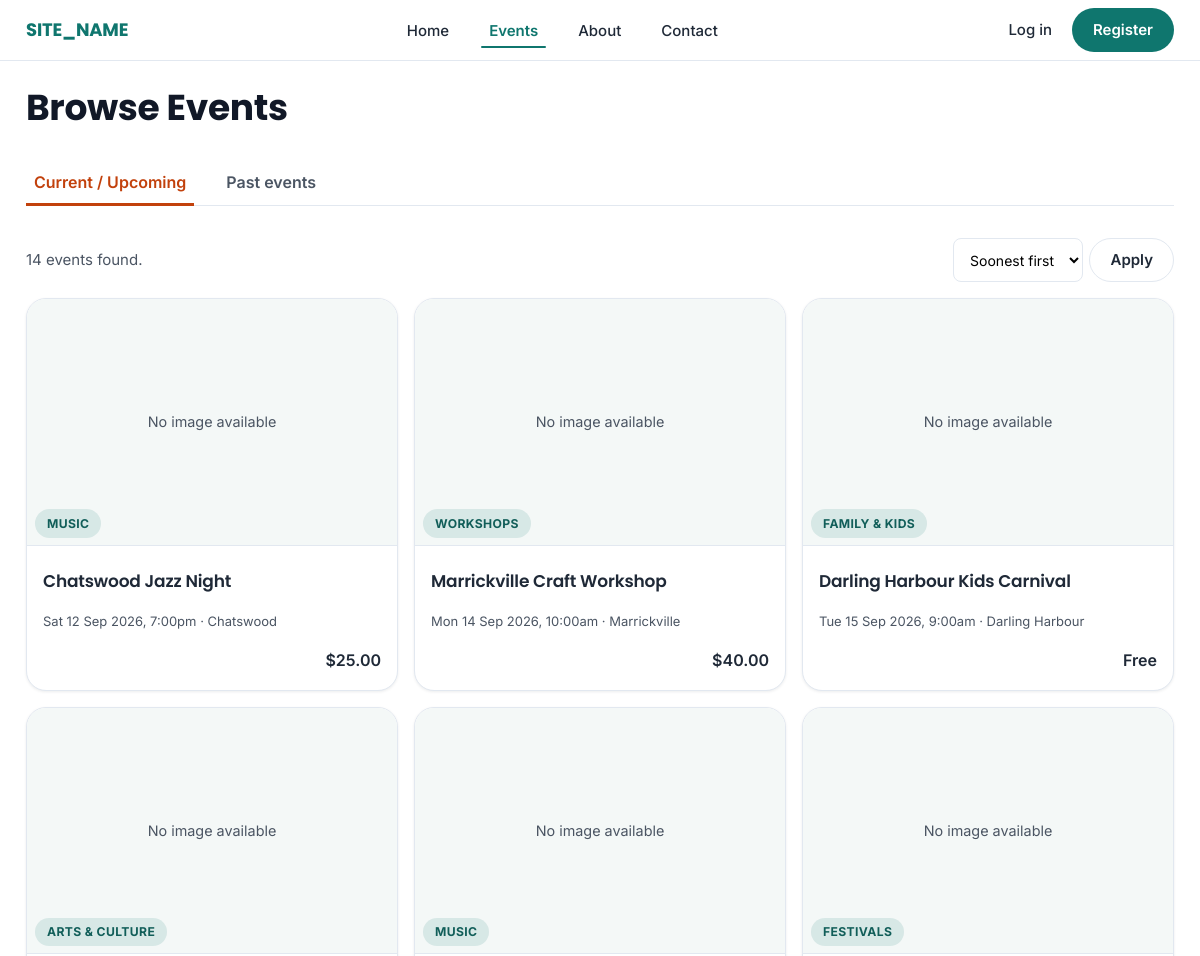
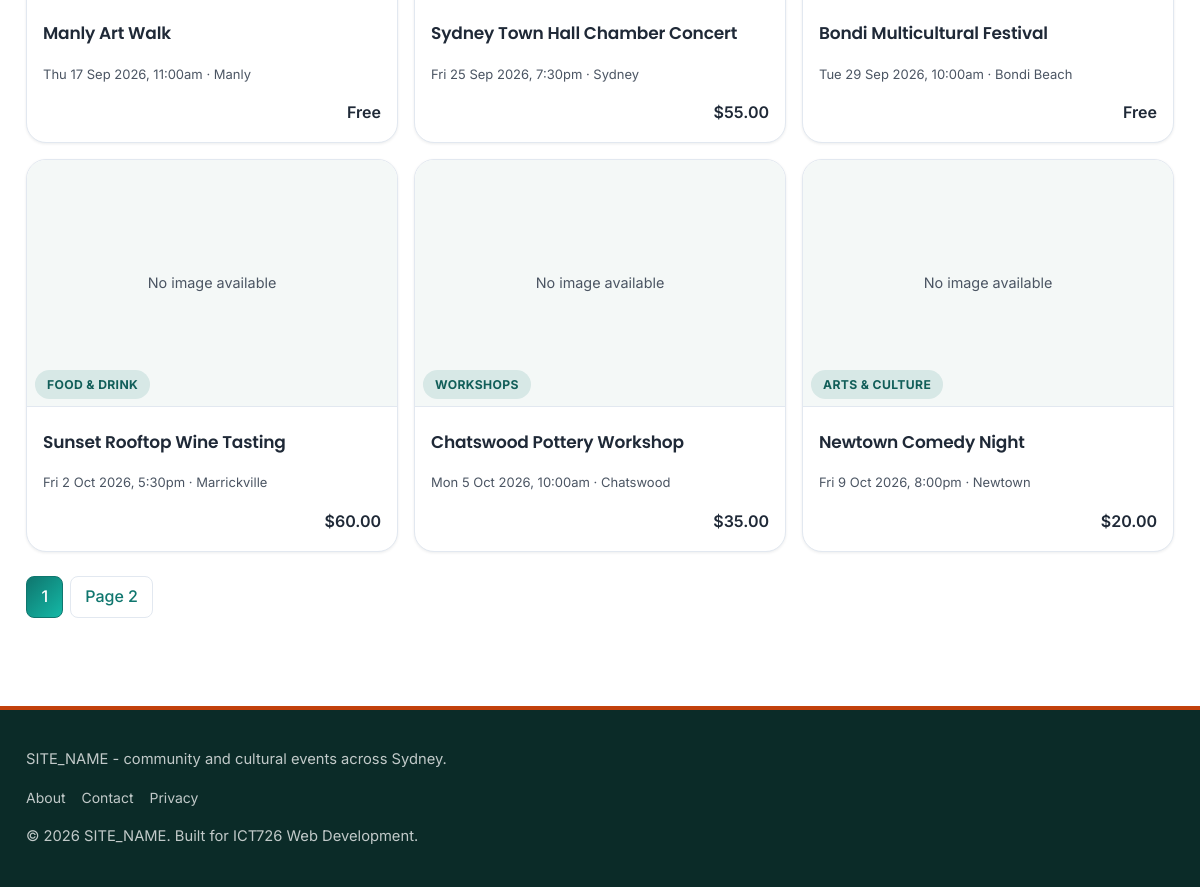
Screenshot of /events.php with the database file from the repository (2 pictures, top to bottom).
### tables this page shows
CREATE TABLE events (
    id              INT AUTO_INCREMENT PRIMARY KEY,
    organiser_id    INT NOT NULL,
    category_id     INT NOT NULL,
    venue_id        INT NOT NULL,
    title           VARCHAR(150) NOT NULL,
    slug            VARCHAR(180) NOT NULL,
    description     TEXT NOT NULL,
    image           VARCHAR(255) NULL,
    start_datetime  DATETIME NOT NULL,
    end_datetime    DATETIME NOT NULL,
    capacity        INT NOT NULL,
    price           DECIMAL(8,2) NOT NULL DEFAULT 0.00,
    status          ENUM('draft', 'published', 'cancelled') NOT NULL DEFAULT 'draft',
    created_at      DATETIME NOT NULL DEFAULT CURRENT_TIMESTAMP,
    updated_at      DATETIME NOT NULL DEFAULT CURRENT_TIMESTAMP ON UPDATE CURRENT_TIMESTAMP,

    UNIQUE KEY uq_events_slug (slug),

     
     
     
     
     
    CONSTRAINT fk_events_organiser FOREIGN KEY (organiser_id) REFERENCES users(id),
    CONSTRAINT fk_events_category  FOREIGN KEY (category_id)  REFERENCES categories(id),
    CONSTRAINT fk_events_venue     FOREIGN KEY (venue_id)     REFERENCES venues(id),

     
     
     
    INDEX idx_events_start_datetime (start_datetime),
    INDEX idx_events_status (status),
    INDEX idx_events_category_id (category_id)
);

CREATE TABLE categories (
    id              INT AUTO_INCREMENT PRIMARY KEY,
    name            VARCHAR(80) NOT NULL,
    slug            VARCHAR(80) NOT NULL,
    description     VARCHAR(255) NULL,
    is_active       TINYINT(1) NOT NULL DEFAULT 1,
    UNIQUE KEY uq_categories_slug (slug)
);

CREATE TABLE venues (
    id              INT AUTO_INCREMENT PRIMARY KEY,
    name            VARCHAR(120) NOT NULL,
    address         VARCHAR(200) NOT NULL,
    suburb          VARCHAR(80) NOT NULL,
    postcode        VARCHAR(10) NOT NULL,
    capacity        INT NULL,
    is_active       TINYINT(1) NOT NULL DEFAULT 1,

     
     
     
     
     
    latitude        DECIMAL(10, 7) NULL,
    longitude       DECIMAL(10, 7) NULL
);

### includes/validate.php (called while the page is built, shortened)
<?php
function e($value) {
    return htmlspecialchars($value ?? '', ENT_QUOTES, 'UTF-8');
}

### includes/functions.php (called while the page is built, shortened)
<?php
function formatEventDate($datetime) {
    $timestamp = strtotime($datetime);
    return date('D j M Y, g:ia', $timestamp);
}
function formatPrice($price) {
    if ((float) $price <= 0) {
        return 'Free';
    }
    return '$' . number_format((float) $price, 2);
}

### events.php (the view, shortened to what this page needs)
<?php
require_once __DIR__ . '/includes/auth_guard.php';
$when = ($_GET['when'] ?? '') === 'past' ? 'past' : 'upcoming';
$sort = ($_GET['sort'] ?? '') === 'top_rated' ? 'top_rated' : 'date';
$perPage = 9;
$page = isset($_GET['page']) ? max(1, (int) $_GET['page']) : 1;
$conditions = ["e.status = 'published'"];
$conditions[] = $when === 'past' ? "e.end_datetime <= NOW()" : "e.end_datetime > NOW()";
$params = [];
$whereSql = implode(' AND ', $conditions);
$countStmt = $pdo->prepare(
    "SELECT COUNT(*) FROM events e
     JOIN categories c ON c.id = e.category_id
     JOIN venues v ON v.id = e.venue_id
     WHERE {$whereSql}"
);
$countStmt->execute($params);
$totalEvents = (int) $countStmt->fetchColumn();
$totalPages = max(1, (int) ceil($totalEvents / $perPage));
$page = min($page, $totalPages);
$offset = ($page - 1) * $perPage;
$dateDirection = $when === 'past' ? 'DESC' : 'ASC';
$orderBySql = $sort === 'top_rated'
    ? "ORDER BY AVG(r.rating) IS NULL, avg_rating DESC, e.start_datetime {$dateDirection}"
    : "ORDER BY e.start_datetime {$dateDirection}";
$sql = "SELECT e.*, c.name AS category_name, v.suburb,
               AVG(r.rating) AS avg_rating, COUNT(r.id) AS review_count
        FROM events e
        JOIN categories c ON c.id = e.category_id
        JOIN venues v ON v.id = e.venue_id
        LEFT JOIN reviews r ON r.event_id = e.id AND r.is_hidden = 0
        WHERE {$whereSql}
        GROUP BY e.id, c.name, v.suburb
        {$orderBySql}
        LIMIT {$perPage} OFFSET {$offset}";
$stmt = $pdo->prepare($sql);
$stmt->execute($params);
$events = $stmt->fetchAll();
function eventsPageLink($targetPage) {
    $query = $_GET;
    $query['page'] = $targetPage;
    return BASE_URL . '/events.php?' . http_build_query($query);
}
function eventsWhenLink($targetWhen) {
    $query = $_GET;
    $query['when'] = $targetWhen;
    unset($query['page']);
    return BASE_URL . '/events.php?' . http_build_query($query);
}
require_once __DIR__ . '/includes/header.php';
?>
<div class="page-header">
    <h1>Browse Events</h1>
</div>
<nav class="events-tabs" aria-label="Event timeframe">
    <a class="events-tab <?= $when === 'upcoming' ? 'is-active' : '' ?>"
       href="<?= e(eventsWhenLink('upcoming')) ?>"
       aria-current="<?= $when === 'upcoming' ? 'page' : 'false' ?>">Current / Upcoming</a>
    <a class="events-tab <?= $when === 'past' ? 'is-active' : '' ?>"
       href="<?= e(eventsWhenLink('past')) ?>"
       aria-current="<?= $when === 'past' ? 'page' : 'false' ?>">Past events</a>
</nav>
<div class="results-row">
    <p class="results-count">
        <?= $totalEvents ?> event<?= $totalEvents === 1 ? '' : 's' ?> found.
    </p>
    <form method="get" action="<?= BASE_URL ?>/events.php" class="sort-form">
        <select id="sort" name="sort">
            <option value="date" <?= $sort === 'date' ? 'selected' : '' ?>><?= $when === 'past' ? 'Most recent first' : 'Soonest first' ?></option>
        </select>
        <button type="submit" class="btn btn-secondary">Apply</button>
    </form>
</div>
<?php if (empty($events)): ?>
    <p class="empty-state">
        <?php if ($when === 'past'): ?>
            No past events match your search.
        <?php else: ?>
            No events match your search.
        <?php endif; ?>
        <a href="<?= BASE_URL ?>/events.php">Clear all filters</a> and try again.
    </p>
<?php else: ?>
    <div class="card-grid">
        <?php foreach ($events as $event): ?>
            <article class="event-card">
                <div class="event-card-media">
                    <?php if ($event['image']): ?>
                        <img class="event-card-image" src="<?= BASE_URL ?>/assets/uploads/<?= e($event['image']) ?>"
                             alt="<?= e($event['title']) ?>" width="400" height="267" loading="lazy">
                    <?php else: ?>
                        <div class="image-placeholder" aria-hidden="true">No image available</div>
                    <?php endif; ?>
                    <span class="badge badge-category event-card-badge"><?= e($event['category_name']) ?></span>
                </div>
                <div class="event-card-body">
                    <h3><a href="<?= BASE_URL ?>/event.php?slug=<?= urlencode($event['slug']) ?>"><span class="event-card-title-text"><?= e($event['title']) ?></span></a></h3>
                    <p class="event-meta"><?= e(formatEventDate($event['start_datetime'])) ?> &middot; <?= e($event['suburb']) ?></p>
                    <div class="event-card-footer">
                        <span class="event-card-price"><?= e(formatPrice($event['price'])) ?></span>
                    </div>
                </div>
            </article>
        <?php endforeach; ?>
    </div>
    <?php if ($totalPages > 1): ?>
        <ul class="pagination" aria-label="Event list pages">
            <?php for ($i = 1; $i <= $totalPages; $i++): ?>
                <li>
                    <?php if ($i === $page): ?>
                        <span class="current" aria-current="page"><?= $i ?></span>
                    <?php else: ?>
                        <a href="<?= e(eventsPageLink($i)) ?>">Page <?= $i ?></a>
                    <?php endif; ?>
                </li>
            <?php endfor; ?>
        </ul>
    <?php endif; ?>
<?php endif; ?>
<?php require_once __DIR__ . '/includes/footer.php'; ?>

### rows the page displays
events: shows "No image available", category.name "MUSIC", title "Chatswood Jazz Night", start_datetime "Sat 12 Sep 2026, 7:00pm", venue.suburb "Chatswood", price "$25.00"
events: shows "No image available", category.name "WORKSHOPS", title "Marrickville Craft Workshop", start_datetime "Mon 14 Sep 2026, 10:00am", venue.suburb "Marrickville", price "$40.00"
events: shows "No image available", category.name "FAMILY & KIDS", title "Darling Harbour Kids Carnival", start_datetime "Tue 15 Sep 2026, 9:00am", venue.suburb "Darling Harbour", price "Free"
events: shows "No image available", category.name "ARTS & CULTURE", title "Manly Art Walk", start_datetime "Thu 17 Sep 2026, 11:00am", venue.suburb "Manly", price "Free"
events: shows "No image available", category.name "MUSIC", title "Sydney Town Hall Chamber Concert", start_datetime "Fri 25 Sep 2026, 7:30pm", venue.suburb "Sydney", price "$55.00"
events: shows "No image available", category.name "FESTIVALS", title "Bondi Multicultural Festival", start_datetime "Tue 29 Sep 2026, 10:00am", venue.suburb "Bondi Beach", price "Free"
events: shows "No image available", category.name "FOOD & DRINK", title "Sunset Rooftop Wine Tasting", start_datetime "Fri 2 Oct 2026, 5:30pm", venue.suburb "Marrickville", price "$60.00"
events: shows "No image available", category.name "WORKSHOPS", title "Chatswood Pottery Workshop", start_datetime "Mon 5 Oct 2026, 10:00am", venue.suburb "Chatswood", price "$35.00"
events: shows "No image available", category.name "ARTS & CULTURE", title "Newtown Comedy Night", start_datetime "Fri 9 Oct 2026, 8:00pm", venue.suburb "Newtown", price "$20.00"

### other values shown
SITE_NAME "SITE_NAME"
$totalEvents "14"
